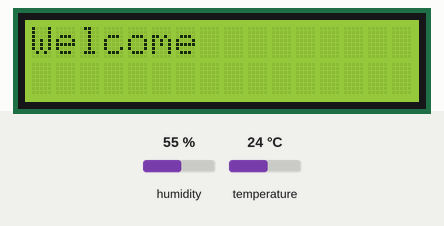
Simulated run of this sketch. Board: Arduino Uno, built with avr-gcc and run on an emulated ATmega328P. Shown: 16×2 character LCD. Inputs (shaded band) come from the test bench; at power-on: humidity 55 %, temperature 24 °C.

Above: at 1.2 s.
1.3 s: humidity set to 22 %
At 7.4 s:
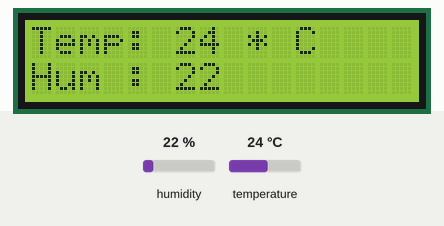
9.6 s: temperature set to 12 °C
At 14.6 s:
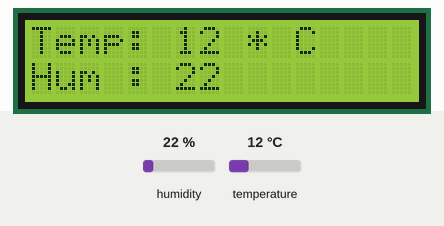
17.6 s: humidity set to 40 %
At 23.0 s:
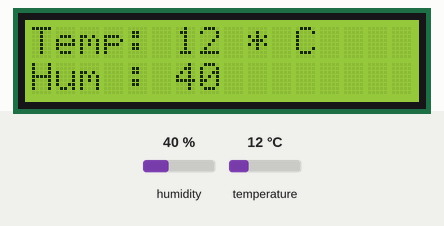
25.7 s: temperature set to 19 °C
At 31.4 s:
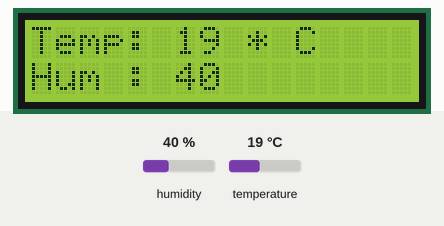
Timing chart, 0 to 32.9 s (numbered marks = the images above; inputs shaded):
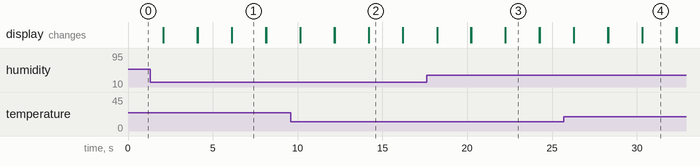

The sketch:

DHT_temperature_sensor_with_LCD_display.ino
```cpp
#include<LiquidCrystal.h>
#include<SimpleDHT.h>
int pinDHT11 = 9;
byte temperature = 0;
byte humidity = 0;
//int err = SimpleDHTErrSuccess;
SimpleDHT11 dht11(pinDHT11);
int rs = 2, en = 3 , d4 = 4, d5 = 5, d6 = 6, d7 = 7;
LiquidCrystal lcd (rs ,en, d4,d5,d6,d7);
void setup() {
  // put your setup code here, to run once:
  lcd.begin(16, 2);
  Serial.begin(9600);

}

void loop() {
  // put your main code here, to run repeatedly:
  dht11.read(&temperature, &humidity,NULL);
  lcd.setCursor(0,0);
  lcd.print("Welcome");
  delay(2000);
  lcd.clear();
  lcd.print("Temp: " );
  lcd.print (int(temperature));
  lcd.print(" * C");
  lcd.setCursor(0,1);
  lcd.print("Hum : ");
  lcd.print(humidity);

  //Serial.print(int(temperature));
  delay(2000);
  lcd.clear();


}
```

Measured:
- what the display in image 1 shows lasts 2.0 s, from 6.1 s to 8.1 s
